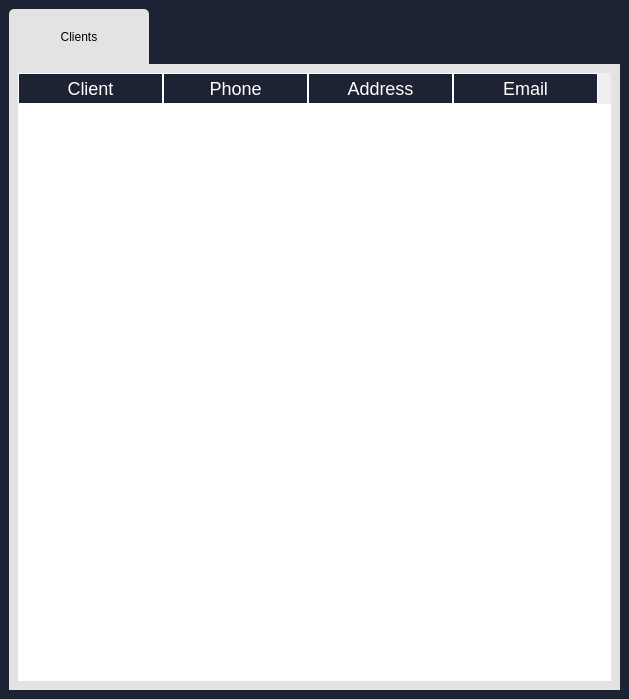
<?xml version="1.0" encoding="UTF-8"?>
<ui version="4.0">
 <class>Form</class>
 <widget class="QWidget" name="Form">
  <property name="geometry">
   <rect>
    <x>0</x>
    <y>0</y>
    <width>629</width>
    <height>699</height>
   </rect>
  </property>
  <property name="windowTitle">
   <string>Clients</string>
  </property>
  <property name="styleSheet">
   <string notr="true">*{
border : none;
}

#widget{
background-color: rgb(29, 35, 50)
}

QTabBar::tab {
background-color: rgb(227, 227, 227);
width: 120px;
height: 55px;
padding-left: 10px;
padding-right : 10px;
border-top-left-radius: 5px;
border-top-right-radius: 5px; 
font: 63 18pt &quot;Bahnschrift SemiBold Condensed&quot;;
margin-right: 5px
}


#tab{
background-color: rgb(227, 227, 227)
}</string>
  </property>
  <layout class="QVBoxLayout" name="verticalLayout">
   <property name="leftMargin">
    <number>0</number>
   </property>
   <property name="topMargin">
    <number>0</number>
   </property>
   <property name="rightMargin">
    <number>0</number>
   </property>
   <property name="bottomMargin">
    <number>0</number>
   </property>
   <item>
    <widget class="QWidget" name="widget" native="true">
     <layout class="QVBoxLayout" name="verticalLayout_2">
      <item>
       <widget class="QTabWidget" name="tabWidget">
        <property name="currentIndex">
         <number>0</number>
        </property>
        <property name="iconSize">
         <size>
          <width>40</width>
          <height>40</height>
         </size>
        </property>
        <widget class="QWidget" name="tab">
         <attribute name="icon">
          <iconset>
           <normaloff>../pictures/personal-information.png</normaloff>../pictures/personal-information.png</iconset>
         </attribute>
         <attribute name="title">
          <string>Clients</string>
         </attribute>
         <layout class="QVBoxLayout" name="verticalLayout_3">
          <item>
           <widget class="QTableWidget" name="clientsTableWidget">
            <property name="font">
             <font>
              <family>Comic Sans MS</family>
              <pointsize>10</pointsize>
              <weight>50</weight>
              <italic>false</italic>
              <bold>false</bold>
             </font>
            </property>
            <property name="cursor" stdset="0">
             <cursorShape>ArrowCursor</cursorShape>
            </property>
            <property name="styleSheet">
             <string notr="true">QTableWidget::item{
background-color: rgb(190, 190, 190)
}

QHeaderView::section {
background-color :  rgb(29, 35, 50) ;
border:1px solid white;
font-size: 18px;
color:white;
padding: 2px
}
QTableWidget::item:selected {
background-color: rgb(29, 35, 50) ;
color: white;
}
</string>
            </property>
            <property name="editTriggers">
             <set>QAbstractItemView::NoEditTriggers</set>
            </property>
            <property name="tabKeyNavigation">
             <bool>false</bool>
            </property>
            <property name="alternatingRowColors">
             <bool>false</bool>
            </property>
            <property name="selectionMode">
             <enum>QAbstractItemView::SingleSelection</enum>
            </property>
            <property name="selectionBehavior">
             <enum>QAbstractItemView::SelectRows</enum>
            </property>
            <property name="verticalScrollMode">
             <enum>QAbstractItemView::ScrollPerPixel</enum>
            </property>
            <property name="horizontalScrollMode">
             <enum>QAbstractItemView::ScrollPerPixel</enum>
            </property>
            <property name="showGrid">
             <bool>true</bool>
            </property>
            <property name="sortingEnabled">
             <bool>false</bool>
            </property>
            <property name="wordWrap">
             <bool>true</bool>
            </property>
            <property name="cornerButtonEnabled">
             <bool>false</bool>
            </property>
            <attribute name="horizontalHeaderDefaultSectionSize">
             <number>145</number>
            </attribute>
            <attribute name="horizontalHeaderHighlightSections">
             <bool>false</bool>
            </attribute>
            <attribute name="horizontalHeaderShowSortIndicator" stdset="0">
             <bool>false</bool>
            </attribute>
            <attribute name="horizontalHeaderStretchLastSection">
             <bool>false</bool>
            </attribute>
            <attribute name="verticalHeaderVisible">
             <bool>false</bool>
            </attribute>
            <attribute name="verticalHeaderHighlightSections">
             <bool>false</bool>
            </attribute>
            <attribute name="verticalHeaderShowSortIndicator" stdset="0">
             <bool>false</bool>
            </attribute>
            <attribute name="verticalHeaderStretchLastSection">
             <bool>false</bool>
            </attribute>
            <column>
             <property name="text">
              <string>Client</string>
             </property>
            </column>
            <column>
             <property name="text">
              <string>Phone</string>
             </property>
            </column>
            <column>
             <property name="text">
              <string>Address</string>
             </property>
            </column>
            <column>
             <property name="text">
              <string>Email</string>
             </property>
            </column>
           </widget>
          </item>
         </layout>
        </widget>
       </widget>
      </item>
     </layout>
    </widget>
   </item>
  </layout>
 </widget>
 <resources/>
 <connections/>
</ui>
